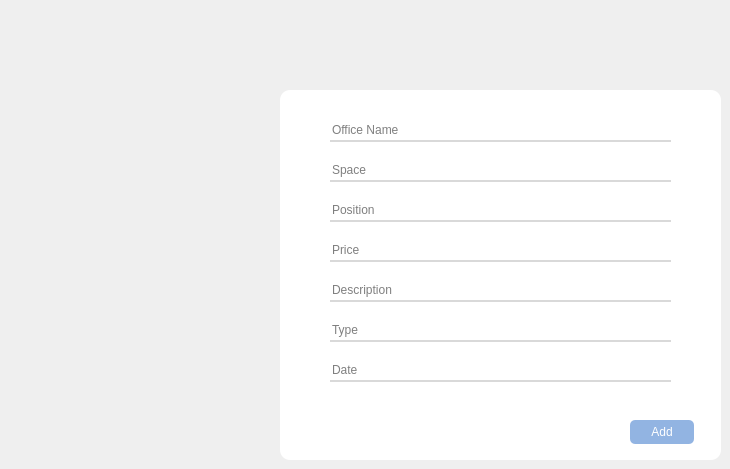
       <widget class="QWidget" name="page_12">
        <widget class="QWidget" name="widget" native="true">
         <property name="geometry">
          <rect>
           <x>280</x>
           <y>90</y>
           <width>441</width>
           <height>370</height>
          </rect>
         </property>
         <property name="styleSheet">
          <string notr="true">background-color:white;
border-radius:10px;</string>
         </property>
         <widget class="QLineEdit" name="office_Name_line">
          <property name="geometry">
           <rect>
            <x>50</x>
            <y>30</y>
            <width>341</width>
            <height>22</height>
           </rect>
          </property>
          <property name="styleSheet">
           <string notr="true">border:none;
border-bottom: 1.5px solid #d9d9d9;
border-radius:unset;</string>
          </property>
          <property name="placeholderText">
           <string>Office Name</string>
          </property>
         </widget>
         <widget class="QLineEdit" name="space_line">
          <property name="geometry">
           <rect>
            <x>50</x>
            <y>70</y>
            <width>341</width>
            <height>22</height>
           </rect>
          </property>
          <property name="styleSheet">
           <string notr="true">border:none;
border-bottom: 1.5px solid #d9d9d9;
border-radius:unset;</string>
          </property>
          <property name="placeholderText">
           <string>Space</string>
          </property>
         </widget>
         <widget class="QLineEdit" name="position_line">
          <property name="geometry">
           <rect>
            <x>50</x>
            <y>110</y>
            <width>341</width>
            <height>22</height>
           </rect>
          </property>
          <property name="styleSheet">
           <string notr="true">border:none;
border-bottom: 1.5px solid #d9d9d9;
border-radius:unset;</string>
          </property>
          <property name="placeholderText">
           <string>Position</string>
          </property>
         </widget>
         <widget class="QLineEdit" name="description_line">
          <property name="geometry">
           <rect>
            <x>50</x>
            <y>190</y>
            <width>341</width>
            <height>22</height>
           </rect>
          </property>
          <property name="styleSheet">
           <string notr="true">border:none;
border-bottom: 1.5px solid #d9d9d9;
border-radius:unset;</string>
          </property>
          <property name="placeholderText">
           <string>Description</string>
          </property>
         </widget>
         <widget class="QPushButton" name="add_office_button">
          <property name="geometry">
           <rect>
            <x>350</x>
            <y>330</y>
            <width>64</width>
            <height>24</height>
           </rect>
          </property>
          <property name="styleSheet">
           <string notr="true">border-radius: 5px;
background-color:#92B4E2;
color:white;</string>
          </property>
          <property name="text">
           <string>Add</string>
          </property>
         </widget>
         <widget class="QLineEdit" name="Price_line">
          <property name="geometry">
           <rect>
            <x>50</x>
            <y>150</y>
            <width>341</width>
            <height>22</height>
           </rect>
          </property>
          <property name="styleSheet">
           <string notr="true">border:none;
border-bottom: 1.5px solid #d9d9d9;
border-radius:unset;</string>
          </property>
          <property name="placeholderText">
           <string>Price</string>
          </property>
         </widget>
         <widget class="QLabel" name="officeName_icone">
          <property name="geometry">
           <rect>
            <x>370</x>
            <y>30</y>
            <width>17</width>
            <height>16</height>
           </rect>
          </property>
          <property name="text">
           <string/>
          </property>
          <property name="pixmap">
           <pixmap resource="res.qrc">:/img/img/nameOffice_iconeGrey.png</pixmap>
          </property>
         </widget>
         <widget class="QLabel" name="space_icone">
          <property name="geometry">
           <rect>
            <x>370</x>
            <y>70</y>
            <width>17</width>
            <height>16</height>
           </rect>
          </property>
          <property name="text">
           <string/>
          </property>
          <property name="pixmap">
           <pixmap resource="res.qrc">:/img/img/space_iconeGrey.png</pixmap>
          </property>
         </widget>
         <widget class="QLabel" name="position_icone">
          <property name="geometry">
           <rect>
            <x>370</x>
            <y>110</y>
            <width>17</width>
            <height>16</height>
           </rect>
          </property>
          <property name="text">
           <string/>
          </property>
          <property name="pixmap">
           <pixmap resource="res.qrc">:/img/img/position_iconeGrey.png</pixmap>
          </property>
         </widget>
         <widget class="QLabel" name="price_icone">
          <property name="geometry">
           <rect>
            <x>372</x>
            <y>150</y>
            <width>17</width>
            <height>16</height>
           </rect>
          </property>
          <property name="text">
           <string/>
          </property>
          <property name="pixmap">
           <pixmap resource="res.qrc">:/img/img/dollar_iconeGrey.png</pixmap>
          </property>
         </widget>
         <widget class="QLabel" name="description_icone">
          <property name="geometry">
           <rect>
            <x>370</x>
            <y>190</y>
            <width>17</width>
            <height>16</height>
           </rect>
          </property>
          <property name="text">
           <string/>
          </property>
          <property name="pixmap">
           <pixmap resource="res.qrc">:/img/img/description_iconeGrey.png</pixmap>
          </property>
         </widget>
         <widget class="QPushButton" name="exit_add_popup">
          <property name="geometry">
           <rect>
            <x>217</x>
            <y>5</y>
            <width>16</width>
            <height>16</height>
           </rect>
          </property>
          <property name="styleSheet">
           <string notr="true">background-image: url(&quot;C:/Users/Mon Pc/Desktop/Qt projects/BrainStormSpace/img/exit_x_icon.png&quot;);
background-repeat:no-repeat;</string>
          </property>
          <property name="text">
           <string/>
          </property>
         </widget>
         <widget class="QLineEdit" name="type_line">
          <property name="geometry">
           <rect>
            <x>50</x>
            <y>230</y>
            <width>341</width>
            <height>22</height>
           </rect>
          </property>
          <property name="styleSheet">
           <string notr="true">border:none;
border-bottom: 1.5px solid #d9d9d9;
border-radius:unset;</string>
          </property>
          <property name="placeholderText">
           <string>Type</string>
          </property>
         </widget>
         <widget class="QLineEdit" name="date_line">
          <property name="geometry">
           <rect>
            <x>50</x>
            <y>270</y>
            <width>341</width>
            <height>22</height>
           </rect>
          </property>
          <property name="styleSheet">
           <string notr="true">border:none;
border-bottom: 1.5px solid #d9d9d9;
border-radius:unset;</string>
          </property>
          <property name="placeholderText">
           <string>Date</string>
          </property>
         </widget>
         <widget class="QLabel" name="type_icon">
          <property name="geometry">
           <rect>
            <x>370</x>
            <y>232</y>
            <width>16</width>
            <height>16</height>
           </rect>
          </property>
          <property name="text">
           <string/>
          </property>
          <property name="pixmap">
           <pixmap resource="res.qrc">:/img/img/type_grey.png</pixmap>
          </property>
         </widget>
         <widget class="QLabel" name="date_icon">
          <property name="geometry">
           <rect>
            <x>370</x>
            <y>272</y>
            <width>16</width>
            <height>16</height>
           </rect>
          </property>
          <property name="text">
           <string/>
          </property>
          <property name="pixmap">
           <pixmap resource="res.qrc">:/img/img/date_grey.png</pixmap>
          </property>
         </widget>
        </widget>
       </widget>
